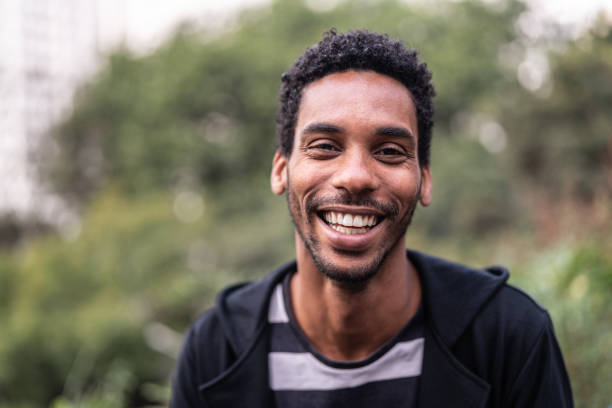
#> input picture 4-OpenCV/Capture.jpg, 612 x 408 px, given in place of the camera
$ jupyter execute --allow-errors main.ipynb   (shell and % lines are left out)
#> lines starting #> are read from the running program, lines starting #| are printed output that depends on the picture; after the words box and inside, x2 and y2 are one past the last pixel; in counts of white or black regions, pixels touching at a corner belong together
[cell 1]
# part 1 - captures the photo of user
import cv2
import numpy as np
import time

# Load HAAR face classifier
face_classifier = cv2.CascadeClassifier('haarcascade_frontalface_default.xml')

# Load functions
def face_extractor(img):
    # Function detects faces and returns the cropped face
    # If no face detected, it returns the input image

    gray = cv2.cvtColor(img,cv2.COLOR_BGR2GRAY)
    faces = face_classifier.detectMultiScale(gray, 1.3, 5)

    if faces is ():
        return None

    # Crop all faces found
    for (x,y,w,h) in faces:
        cropped_face = img[y:y+h, x:x+w]

    return cropped_face

# Initialize Webcam
cap = cv2.VideoCapture(0)
count = 0

# Collect 100 samples of your face from webcam input
while True:

    ret, frame = cap.read()
#> frame is the input picture: shape (408, 612, 3); mean B, G, R 99.7, 114.4, 120.9
    if ret==True:
        frame = cv2.flip(frame,1)
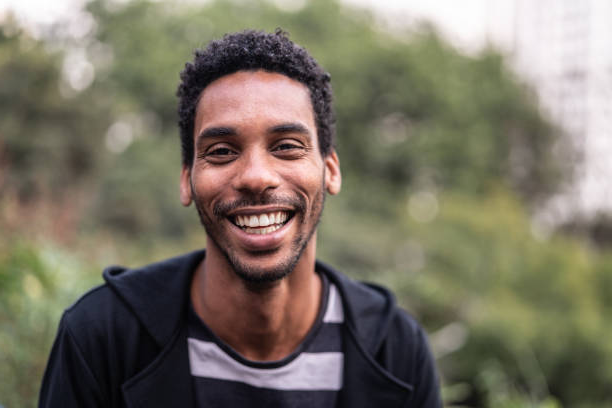
#> frame: shape (408, 612, 3); mean B, G, R 99.7, 114.4, 120.9

    if face_extractor(frame) is not None:
#> in face_extractor, `gray = cv2.cvtColor(img,cv2.COLOR_BGR2GRAY)`:
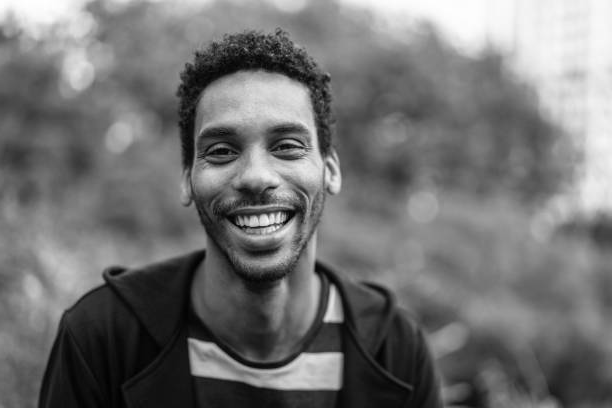
#> gray: shape (408, 612); min 0, max 255, mean 114.6
#> in face_extractor, `faces = face_classifier.detectMultiScale(gray, 1.3, 5)`: faces = [[170, 80, 171, 171]]
#> the loop in face_extractor, `for (x,y,w,h) in faces:` made 1 pass
#> pass 1, in face_extractor, `cropped_face = img[y:y+h, x:x+w]`:
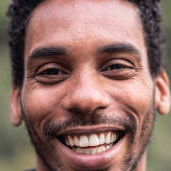
#> cropped_face: shape (171, 171, 3); mean B, G, R 104.3, 111.7, 144.9
        count += 1
#> count = 1
        face = cv2.resize(face_extractor(frame), (300, 300))
#> the loop in face_extractor (call 2), `for (x,y,w,h) in faces:` made 1 pass
        face = cv2.cvtColor(face, cv2.COLOR_BGR2GRAY)
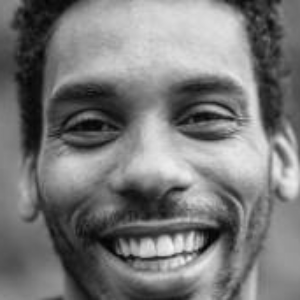
#> face: shape (300, 300); min 3, max 244, mean 120.7

        # Save file in specified directory with unique name
        file_name_path = './azureaifaces/faces/IMG_TEST_' + str(count) + '.jpg'
#> file_name_path = './azureaifaces/faces/IMG_TEST_1.jpg'
        cv2.imwrite(file_name_path, face)
        # Put count on images and display live count
        cv2.putText(face, str(count), (50, 50), cv2.FONT_HERSHEY_COMPLEX, 1, (0,255,0), 2)
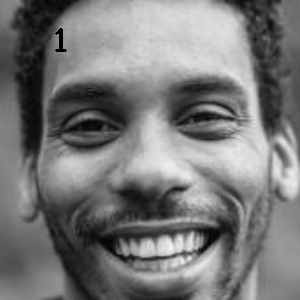
#> face: shape (300, 300); 0.14% of pixels changed, all inside (x1, y1, x2, y2) = (55, 28, 67, 52)
        cv2.imshow('Face Cropper', face)

    else:
        print("Face not found")
        pass

    if cv2.waitKey(1) == 13 or count == 9: #13 is the Enter Key
#> (key Esc is pressed here)
        break

cap.release()
cv2.destroyAllWindows()
print("Collecting Samples Complete")
